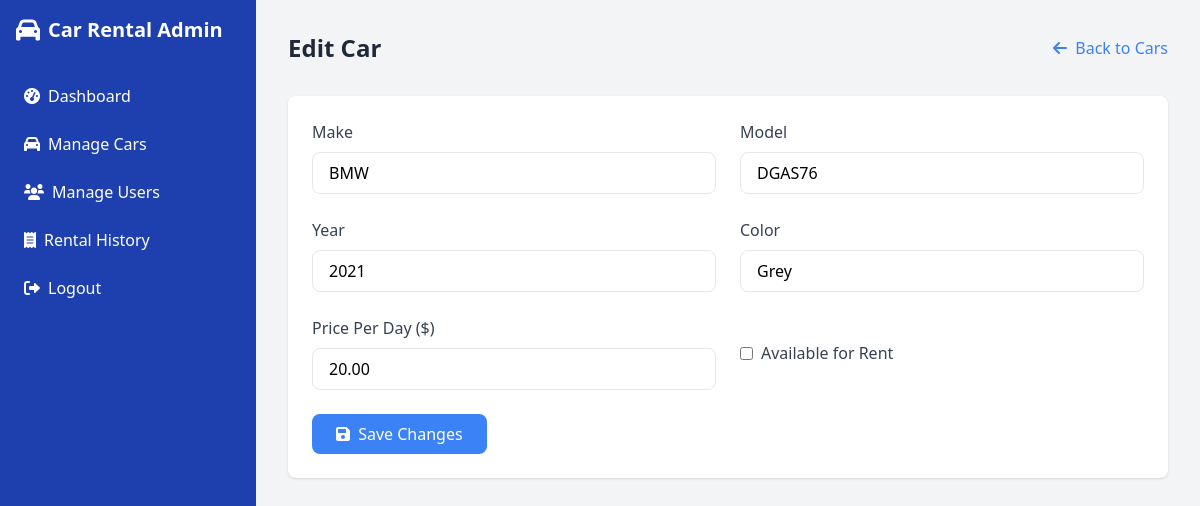
The page /admin/edit_car.php?id=2 (signed in) on the database its author committed.
### tables this page shows
CREATE TABLE cars (
  id int(11) NOT NULL,
  make varchar(50) NOT NULL,
  model varchar(50) NOT NULL,
  year int(11) NOT NULL,
  color varchar(30) NOT NULL,
  price_per_day decimal(10,2) NOT NULL,
  available tinyint(1) DEFAULT 1,
  image_path varchar(255) DEFAULT NULL,
  created_at timestamp NOT NULL DEFAULT current_timestamp()
);

### admin/edit_car.php (the view, shortened to what this page needs)
<?php
require_once '../includes/db_connect.php';
$car_id = $_GET['id'];
$stmt = $conn->prepare("SELECT * FROM cars WHERE id = :id");
$stmt->bindParam(':id', $car_id);
$stmt->execute();
$car = $stmt->fetch(PDO::FETCH_ASSOC);
?>
<!DOCTYPE html>
<html lang="en">
<head>
    <script src="https://cdn.tailwindcss.com"></script>
    <link rel="stylesheet" href="https://cdnjs.cloudflare.com/ajax/libs/font-awesome/6.0.0-beta3/css/all.min.css">
</head>
<body class="bg-gray-100">
    <div class="flex h-screen">
        <?php include 'dashboard.php'; ?>
        <div class="flex-1 p-8">
            <div class="flex justify-between items-center mb-8">
                <h2 class="text-2xl font-bold text-gray-800">Edit Car</h2>
                <a href="cars.php" class="text-blue-500 hover:underline">
                    <i class="fas fa-arrow-left mr-1"></i> Back to Cars
                </a>
            </div>
            <div class="bg-white p-6 rounded-lg shadow">
                <form method="POST">
                    <div class="grid grid-cols-1 md:grid-cols-2 gap-6">
                        <div>
                            <label class="block text-gray-700 mb-2">Make</label>
                            <input type="text" name="make" value="<?= htmlspecialchars($car['make']) ?>"
                                   class="w-full px-4 py-2 border rounded-lg focus:outline-none focus:ring-2 focus:ring-blue-500" required>
                        </div>
                        <div>
                            <label class="block text-gray-700 mb-2">Model</label>
                            <input type="text" name="model" value="<?= htmlspecialchars($car['model']) ?>"
                                   class="w-full px-4 py-2 border rounded-lg focus:outline-none focus:ring-2 focus:ring-blue-500" required>
                        </div>
                        <div>
                            <label class="block text-gray-700 mb-2">Year</label>
                            <input type="number" name="year" min="1900" max="<?= date('Y')+1 ?>"
                                   value="<?= $car['year'] ?>" class="w-full px-4 py-2 border rounded-lg focus:outline-none focus:ring-2 focus:ring-blue-500" required>
                        </div>
                        <div>
                            <label class="block text-gray-700 mb-2">Color</label>
                            <input type="text" name="color" value="<?= htmlspecialchars($car['color']) ?>"
                                   class="w-full px-4 py-2 border rounded-lg focus:outline-none focus:ring-2 focus:ring-blue-500" required>
                        </div>
                        <div>
                            <label class="block text-gray-700 mb-2">Price Per Day ($)</label>
                            <input type="number" name="price_per_day" min="0" step="0.01"
                                   value="<?= $car['price_per_day'] ?>" class="w-full px-4 py-2 border rounded-lg focus:outline-none focus:ring-2 focus:ring-blue-500" required>
                        </div>
                        <div class="flex items-center">
                            <input type="checkbox" name="available" id="available"
                                   <?= $car['available'] ? 'checked' : '' ?> class="mr-2">
                            <label for="available" class="text-gray-700">Available for Rent</label>
                        </div>
                    </div>
                    <div class="mt-6">
                        <button type="submit" class="bg-blue-500 text-white px-6 py-2 rounded-lg hover:bg-blue-600 transition duration-200">
                            <i class="fas fa-save mr-1"></i> Save Changes
                        </button>
                    </div>
                </form>
            </div>
        </div>
    </div>
</body>
</html>

### rows shown on the page
cars: make "BMW", model "DGAS76", year "2021", color "Grey", price_per_day "20.00"
